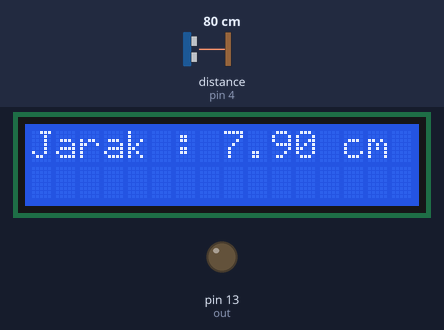
A sketch run on a simulated Arduino Uno, built with avr-gcc and run on an emulated ATmega328P. Shown: 16×2 character LCD, output pins drawn as LEDs (lit = HIGH). Wiring (inferred from the names in the program): ultrasonic range finder: trigger pin 3; echo pin 4. The inputs (shaded band) are chosen by the test bench; at power-on: distance to the obstacle (sensor on pin 4) 80 cm. The echo pulse lasts 58.3 µs per cm; pins used as bus, display or sensor lines are not drawn.

Above: at 2.1 s.
2.2 s: distance to the obstacle (sensor on pin 4) set to 2 cm
At 7.6 s:
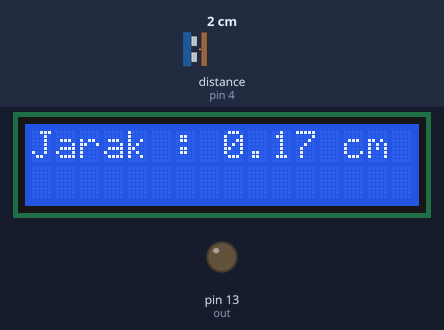
11.0 s: distance to the obstacle (sensor on pin 4) set to 4 cm
At 17.7 s:
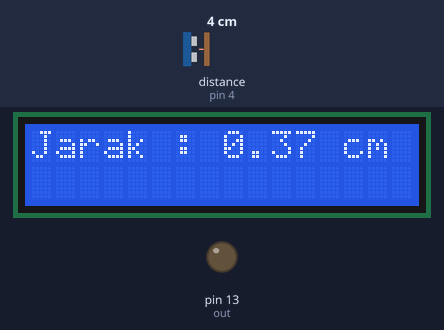
18.0 s: distance to the obstacle (sensor on pin 4) set to 9 cm
At 22.0 s:
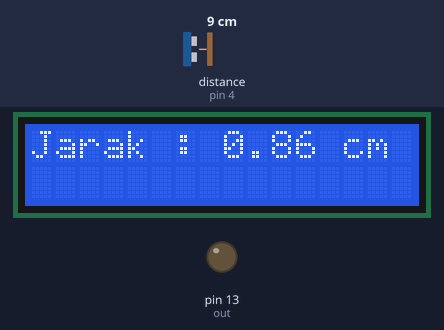
Timing chart, 0 to 32.0 s (numbered marks = the images above; inputs shaded):
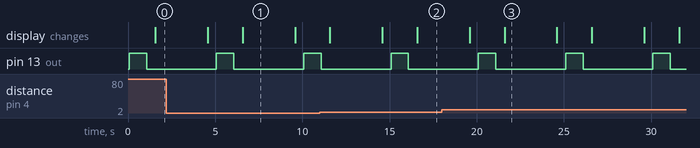

The sketch:

ultra.ino
```cpp
#include <LiquidCrystal.h>
LiquidCrystal lcd(7,6,9,10,11,12);
const int ech = 4;
const int trg = 3;
const int out = 13;

void setup() {
  // put your setup code here, to run once:
  pinMode(trg,OUTPUT);
  pinMode(ech,INPUT);
  pinMode(out,OUTPUT);
  lcd.begin(16,2);
}

void loop() {
  // put your main code here, to run repeatedly:
  lcd.setCursor(0,0);
  digitalWrite(trg,HIGH);
  delayMicroseconds(10);
  digitalWrite(trg,LOW);
  int t = pulseIn(ech,HIGH);
  float jarak = (0.0034*t)/2;
  if(jarak<30){
    digitalWrite(out,HIGH);
    delay(1000);
    digitalWrite(out,LOW);
    delay(500);
  }
  lcd.print("Jarak : ");
  lcd.print(jarak);
  lcd.print(" cm");
  delay(3000);
  lcd.clear();
  delay(500);
}
```

Measured:
- after the input at 2.2 s, the display: first differs from a run without the input after 4.4 s (image 1)
- after the input at 11.0 s, the display: first differs from a run without the input after 5.6 s (image 2)
- after the input at 18.0 s, the display: first differs from a run without the input after 3.6 s (image 3)
- by itself, pin 13 (out): alternates HIGH for 1.0 s and LOW for 4.0 s
- what the display in image 1 shows lasts 3.0 s, from 6.6 s to 9.6 s
